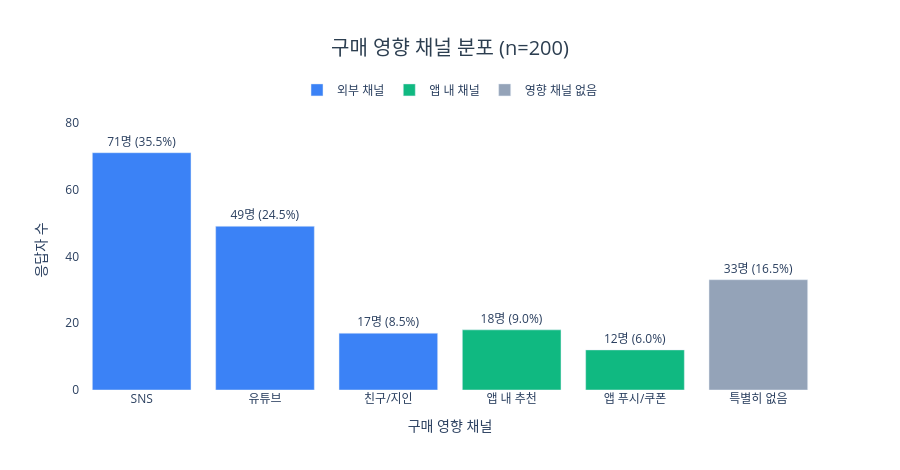

Here is the notebook cell this chart was saved with:
### Code cell
INF_TYPE = {
    'SNS': '외부', '유튜브': '외부', '친구/지인': '외부',
    '앱 내 추천': '앱 내', '앱 푸시/쿠폰': '앱 내',
    '특별히 없음': '없음',
}
TYPE_COLOR = {'외부': '#3B82F6', '앱 내': '#10B981', '없음': '#94A3B8'}

TYPE_LABEL = {'외부': '외부 채널', '앱 내': '앱 내 채널', '없음': '영향 채널 없음'}

fig = go.Figure()
for channel_type in ['외부', '앱 내', '없음']:
    subset = inf_dist[
        inf_dist['구매 영향 채널'].map(INF_TYPE) == channel_type
    ]
    fig.add_trace(go.Bar(
        name=TYPE_LABEL[channel_type],
        x=subset['구매 영향 채널'],
        y=subset['n'],
        text=[f"{n}명 ({p}%)" for n, p in zip(subset['n'], subset['비율(%)'])],
        textposition='outside',
        marker_color=TYPE_COLOR[channel_type],
    ))

fig.update_layout(
    title=dict(text=f'구매 영향 채널 분포 (n={len(df)})',
               x=0.5, xanchor='center', font=dict(size=20, color='#2c3e50')),
    xaxis=dict(title='구매 영향 채널', categoryorder='array', categoryarray=INF_ORDER),
    yaxis_title='응답자 수',
    yaxis=dict(range=[0, inf_dist['n'].max() * 1.18]),
    plot_bgcolor='white',
    barmode='group',
    legend=dict(orientation='h', yanchor='bottom', y=1.02, xanchor='center', x=0.5),
    margin=dict(t=110),
    height=470,
)
fig.show()

### Figure 1 — Plotly figure (JSON) as saved in the notebook; plotly's stock layout.template omitted (floating-point values rounded to 4 significant figures)
{"data": [{"marker": {"color": "#3B82F6"}, "name": "외부 채널", "text": ["71명 (35.5%)", "49명 (24.5%)", "17명 (8.5%)"], "textposition": "outside", "type": "bar", "x": ["SNS", "유튜브", "친구/지인"], "y": [71, 49, 17]}, {"marker": {"color": "#10B981"}, "name": "앱 내 채널", "text": ["18명 (9.0%)", "12명 (6.0%)"], "textposition": "outside", "type": "bar", "x": ["앱 내 추천", "앱 푸시/쿠폰"], "y": [18, 12]}, {"marker": {"color": "#94A3B8"}, "name": "영향 채널 없음", "text": ["33명 (16.5%)"], "textposition": "outside", "type": "bar", "x": ["특별히 없음"], "y": [33]}], "layout": {"barmode": "group", "height": 470, "legend": {"orientation": "h", "x": 0.5, "xanchor": "center", "y": 1.02, "yanchor": "bottom"}, "margin": {"t": 110}, "plot_bgcolor": "white", "title": {"font": {"color": "#2c3e50", "size": 20}, "text": "구매 영향 채널 분포 (n=200)", "x": 0.5, "xanchor": "center"}, "xaxis": {"categoryarray": ["SNS", "유튜브", "친구/지인", "앱 내 추천", "앱 푸시/쿠폰", "특별히 없음"], "categoryorder": "array", "title": {"text": "구매 영향 채널"}}, "yaxis": {"range": [0, 83.78], "title": {"text": "응답자 수"}}}}
